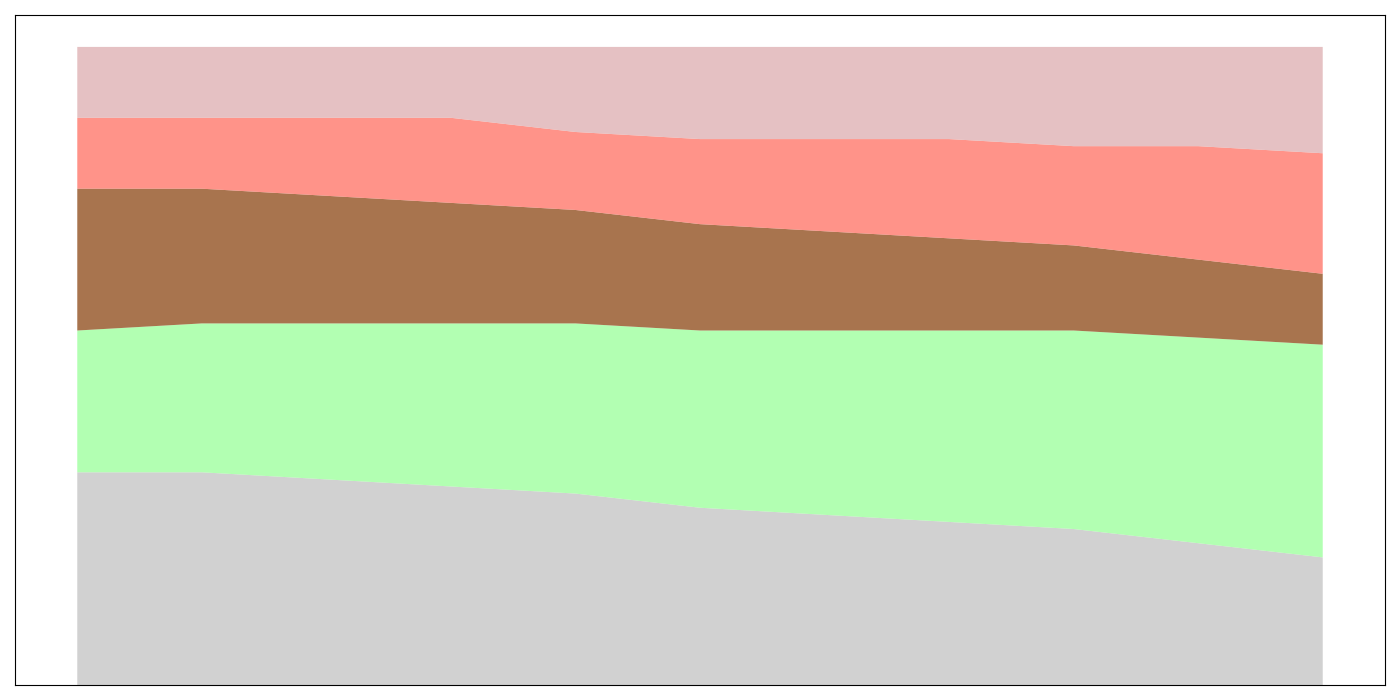

Write Python code to recreate this figure.
import matplotlib.pyplot as plt
import numpy as np

years = np.arange(2015, 2026)
vanilla = np.array([30, 30, 29, 28, 27, 25, 24, 23, 22, 20, 18])
chocolate = np.array([20, 21, 22, 23, 24, 25, 26, 27, 28, 29, 30])
strawberry = np.array([20, 19, 18, 17, 16, 15, 14, 13, 12, 11, 10])
cookie_dough = np.array([10, 10, 11, 12, 11, 12, 13, 14, 14, 16, 17])
others = np.array([10, 10, 10, 10, 12, 13, 13, 13, 14, 14, 15])

fig, ax = plt.subplots(figsize=(14, 7))
ax.stackplot(years, vanilla, chocolate, strawberry, cookie_dough, others,
             colors=['#c2c2c2', '#98ff98', '#8b4513', '#ff6f61', '#ddadaf'], alpha=0.75)

# Removed the title, axis labels, textual annotations, and ticks
plt.xticks([])
plt.yticks([])

plt.tight_layout()
plt.show()
